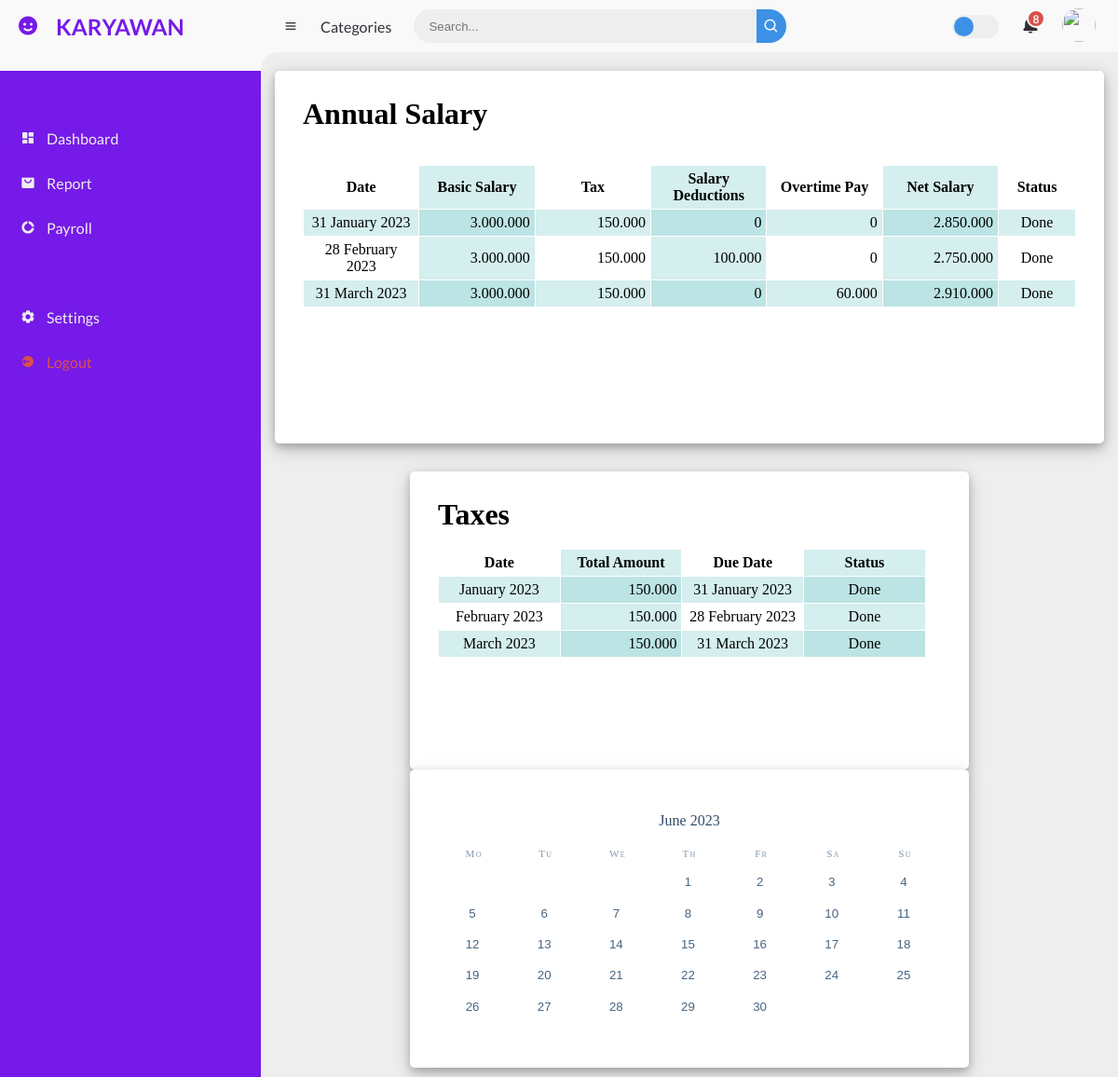
The page /views/payroll_karyawan.php (signed in) on the database its author committed.
### tables this page shows
CREATE TABLE `penggajian` (
  `id` int(11) NOT NULL,
  `NIP` int(11) NOT NULL,
  `id_admin` int(1) NOT NULL,
  `tanggal` date NOT NULL,
  `gaji_pokok` int(11) NOT NULL,
  `pajak` int(11) NOT NULL,
  `potongan` int(11) NOT NULL,
  `gaji_lembur` int(11) NOT NULL,
  `gaji_bersih` int(11) NOT NULL
);

### models/KoneksiDB.php (called while the page is built, shortened)
<?php
class KoneksiDB
{
    private $hostname = 'localhost';
    private $database = 'penggajian';
    private $username = 'root';
    private $password = '';
    function __construct() {
        $this->koneksi = mysqli_connect($this->hostname, $this->username, $this->password, $this->database);
    }
}

### models/Penggajian.php (called while the page is built)
<?php
require_once "KoneksiDB.php";
class Penggajian extends KoneksiDB
{
    function getAll($nip)
    {
        $query = "SELECT * FROM penggajian WHERE nip = $nip";
        $result = mysqli_query($this->koneksi, $query);
        if($result->num_rows > 0)
        {
            while($arr = mysqli_fetch_array($result))
            {
                $data[] = $arr;
            }
            return $data;
        }
    }
}

### controllers/payrollController.php (the view, shortened to what this page needs)
<?php
require_once "../models/Penggajian.php";
class payrollController
{
    private $penggajianModel;
    private $nipPegawai;
    function __construct()
    {
        $this->nipPegawai = $_SESSION['nipPegawai'];
        $this->penggajianModel = new Penggajian();
    }
    private function formatRupiah($nominal)
    {
        $rupiah = number_format($nominal, 0, ',', '.');
        return $rupiah;
    }
    function showPenggajian()
    {
        $data = $this->penggajianModel->getAll($this->nipPegawai);
        foreach ($data as $datum)
        {
            $tanggal = date('j F Y', strtotime($datum['tanggal']));
        ?>
            <tr>
                <td align="center"><?php echo $tanggal; ?></td>
                <td align="right"><?php echo $this->formatRupiah($datum['gaji_pokok']); ?></td>
                <td align="right"><?php echo $this->formatRupiah($datum['pajak']); ?></td>
                <td align="right"><?php echo $this->formatRupiah($datum['potongan']); ?></td>
                <td align="right"><?php echo $this->formatRupiah($datum['gaji_lembur']); ?></td>
                <td align="right"><?php echo $this->formatRupiah($datum['gaji_bersih']); ?></td>
                <td align="center">Done</td>
            </tr>
        <?php
        }
    }
    function showPajak()
    {
        $data = $this->penggajianModel->getAll($this->nipPegawai);
        foreach ($data as $datum)
        {
            $tanggalLengkap = date('j F Y', strtotime($datum['tanggal']));
            $tanggal = date('F Y', strtotime($datum['tanggal']));
        ?>
            <tr>
                <td align="center"><?php echo $tanggal; ?></td>
                <td align="right"><?php echo $this->formatRupiah($datum['pajak']); ?></td>
                <td align="center"><?php echo $tanggalLengkap; ?></td>
                <td align="center">Done</td>
            </tr>
        <?php
        }
    }
}

### css/style_payroll.css (style rules this page uses)
* { margin: 0; padding: 0; box-sizing: border-box; }
:root { --poppins: 'Poppins', sans-serif; --lato: 'Lato', sans-serif; --light: #F9F9F9; --blue: #3C91E6; --light-blue: #CFE8FF; --grey: #eee; --dark-grey: #AAAAAA; --dark: #342E37; --red: #DB504A; --yellow: #FFCE26; --light-yellow: #FFF2C6; --orange: #FD7238; --light-orange: #FFE0D3; }
html { overflow-x: hidden; }
body { background: var(--grey); overflow-x: hidden; }
table, th, td { border: 1px solid white; border-collapse: collapse; padding: 5px; }
tr:nth-child(even), th:nth-child(even) { background-color: #751AE8; }
tr:nth-child(even) { background-color: rgba(150, 212, 212, 0.4); }
th:nth-child(even), td:nth-child(even) { background-color: rgba(150, 212, 212, 0.4); }
tr { border-bottom: 1px solid #ddd; }
:root { --teal-050: #effcf6; --teal-100: #c6f7e2; --teal-200: #8eedc7; --teal-300: #65d6ad; --teal-400: #3ebd93; --teal-500: #27ab83; --teal-600: #199473; --teal-700: #147d64; --teal-800: #0c6b58; --teal-900: #014d40; --blue-grey-050: #f0f4f8; --blue-grey-100: #d9e2ec; --blue-grey-200: #bcccdc; --blue-grey-300: #9fb3c8; --blue-grey-400: #829ab1; --blue-grey-500: #627d98; --blue-grey-600: #486581; --blue-grey-700: #334e68; --blue-grey-800: #243b53; --blue-grey-900: #102a43; }

### rows shown on the page
penggajian: tanggal "31 January 2023", gaji_pokok "3.000.000", pajak "150.000", potongan "0", gaji_lembur "0", gaji_bersih "2.850.000", tanggal "January 2023"
penggajian: tanggal "28 February 2023", gaji_pokok "3.000.000", pajak "150.000", potongan "100.000", gaji_lembur "0", gaji_bersih "2.750.000", tanggal "February 2023"
penggajian: tanggal "31 March 2023", gaji_pokok "3.000.000", pajak "150.000", potongan "0", gaji_lembur "60.000", gaji_bersih "2.910.000", tanggal "March 2023"

### other values the page prints
$kalender->bulanTahun "June 2023"
$hari "Mo"
$hari "Tu"
$hari "We"
$hari "Th"
$hari "Fr"
$hari "Sa"
$hari "Su"
